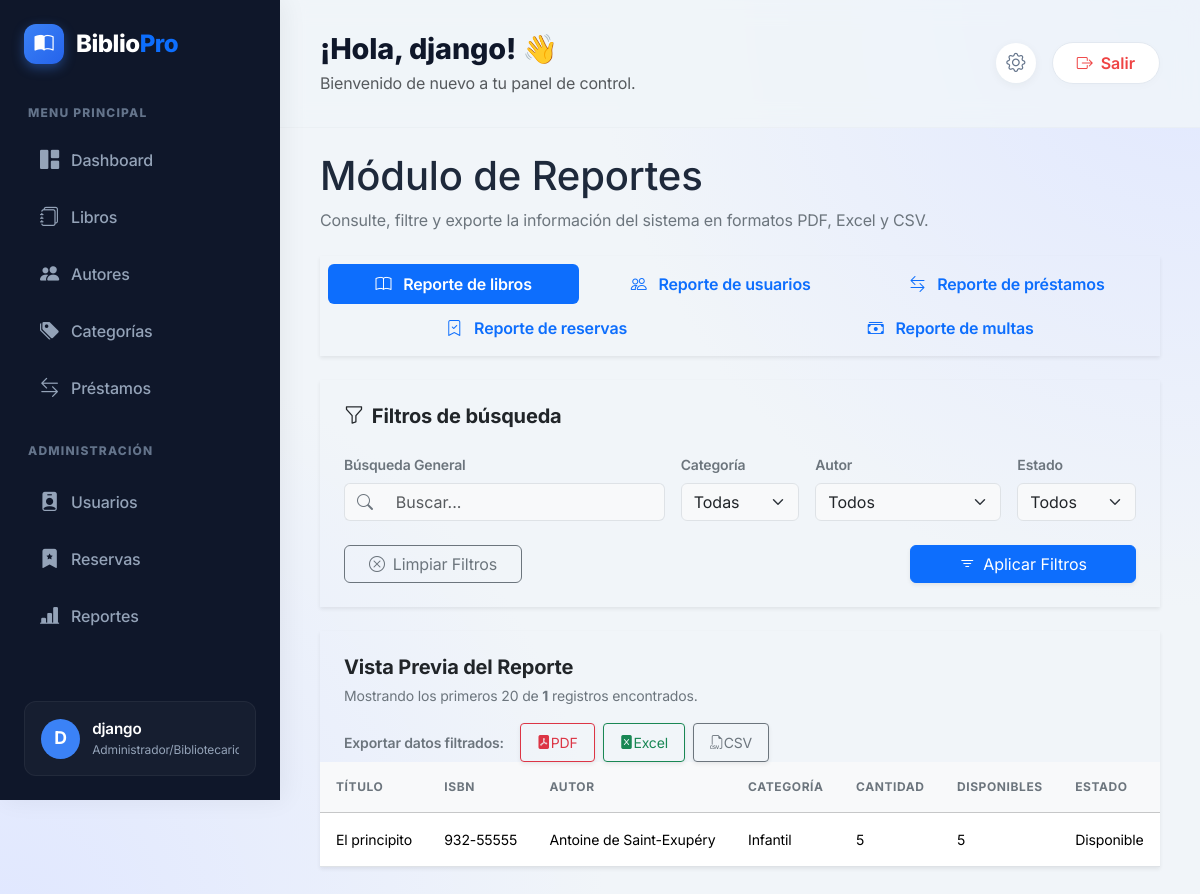
Screenshot of /reportes/ (signed in) with the database file from the repository.
### accounts/models.py (models this page shows, shortened)
class Perfil(models.Model):
    ROLES = (
        ('ADMIN', 'Administrador/Bibliotecario'),
        ('LECTOR', 'Lector'),
    )
    user = models.OneToOneField(User, on_delete=models.CASCADE)
    primer_nombre = models.CharField(max_length=100)
    segundo_nombre = models.CharField(max_length=100, blank=True)
    primer_apellido = models.CharField(max_length=100)
    segundo_apellido = models.CharField(max_length=100, blank=True)
    rol = models.CharField(max_length=20, choices=ROLES, default='LECTOR')
    sancionado = models.BooleanField(default=False)
    activo = models.BooleanField(default=True)

### libros/models.py (models this page shows, shortened)
class Libro(models.Model):
    ESTADOS = [
        ('DISPONIBLE', 'Disponible'),
        ('PRESTADO', 'Prestado'),
        ('RESERVADO', 'Reservado'),
        ('RETRASADO', 'Retrasado'),
    ]
    titulo = models.CharField(
        max_length=200
    )
    isbn = models.CharField(
        max_length=20,
        unique=True
    )
    descripcion = models.TextField()
    autor = models.ForeignKey(
        Autor,
        on_delete=models.CASCADE
    )
    categoria = models.ForeignKey(
        Categoria,
        on_delete=models.CASCADE
    )
    imagen = models.ImageField(
        upload_to='libros/',
        blank=True,
        null=True
    )
    cantidad = models.PositiveIntegerField(
        default=1
    )
    disponibles = models.PositiveIntegerField(
        default=1
    )
    estado = models.CharField(
        max_length=20,
        choices=ESTADOS,
        default='DISPONIBLE'
    )
    fecha_creacion = models.DateTimeField(
        auto_now_add=True
    )

class Autor(models.Model):
    nombre = models.CharField(
        max_length=200
    )

class Categoria(models.Model):
    nombre = models.CharField(
        max_length=200
    )

### reportes/views.py (the view)
# urls.py: path("", views.index, name="index"),
@login_required
def index(request):
    if not request.user.es_bibliotecario:
        return redirect("lista_libros")
    tipo_activo = request.GET.get("tipo", "libros")
    if tipo_activo not in REPORTES:
        tipo_activo = "libros"
    params = request.GET
    queryset = obtener_query(tipo_activo, params)
    total_resultados = queryset.count() if hasattr(queryset, "count") else len(queryset)
    preview_data = queryset[:20] if hasattr(queryset, "count") else queryset
    preview_rows = obtener_filas_desde_query(tipo_activo, preview_data)
    categorias = Categoria.objects.all()
    autores = Autor.objects.all()
    context = {
        "reportes": REPORTES,
        "tipo_activo": tipo_activo,
        "headers": REPORTES[tipo_activo]["headers"],
        "preview_rows": preview_rows,
        "total_resultados": total_resultados,
        "categorias": categorias,
        "autores": autores,
        "filtros": {
            "categoria": params.get("categoria", ""),
            "autor": params.get("autor", ""),
            "estado": params.get("estado", ""),
            "rol": params.get("rol", ""),
            "sancionado": params.get("sancionado", ""),
            "activo": params.get("activo", ""),
            "desde": params.get("desde", ""),
            "hasta": params.get("hasta", ""),
            "search": params.get("search", ""),
        }
    }
    return render(request, "reportes/index.html", context)

### templates/reportes/index.html (shortened to what this page needs)
{% extends "base.html" %}
{% block content %}
<div class="page-header align-items-center mb-4">
  <div>
    <h1 class="fw-extrabold text-indigo-950">Módulo de Reportes</h1>
    <p class="text-secondary mb-0">Consulte, filtre y exporte la información del sistema en formatos PDF, Excel y CSV.</p>
  </div>
</div>
<div class="panel border-0 shadow-sm mb-4">
  <div class="panel-body p-2">
    <ul class="nav nav-pills nav-fill gap-1">
      {% for key, report_info in reportes.items %}
      <li class="nav-item">
        <a class="nav-link py-2.5 fw-semibold {% if tipo_activo == key %}active{% endif %}" href="?tipo={{ key }}">
          {% if key == 'libros' %}<i class="bi bi-book me-2"></i>
          {% elif key == 'usuarios' %}<i class="bi bi-people me-2"></i>
          {% elif key == 'prestamos' %}<i class="bi bi-arrow-left-right me-2"></i>
          {% elif key == 'reservas' %}<i class="bi bi-bookmark-check me-2"></i>
          {% elif key == 'multas' %}<i class="bi bi-cash-stack me-2"></i>
          {% endif %}
          {{ report_info.titulo }}
        </a>
      </li>
      {% endfor %}
    </ul>
  </div>
</div>
<div class="panel border-0 shadow-sm mb-4">
  <div class="panel-header pt-4 px-4 pb-0">
    <h2 class="fs-5 fw-bold text-dark mb-0">
      <i class="bi bi-funnel me-2"></i>Filtros de búsqueda
    </h2>
  </div>
  <div class="panel-body p-4">
    <form method="get" class="row g-3">
      <div class="col-md-5">
        <label for="search" class="form-label fw-semibold small text-secondary">Búsqueda General</label>
        <div class="input-group">
          <span class="input-group-text bg-light border-end-0"><i class="bi bi-search text-secondary"></i></span>
          <input type="text" class="form-control bg-light border-start-0" id="search" name="search" value="{{ filtros.search }}" placeholder="Buscar...">
        </div>
      </div>
      {% if tipo_activo == 'libros' %}
      <div class="col-md-2">
        <label for="categoria" class="form-label fw-semibold small text-secondary">Categoría</label>
        <select class="form-select bg-light" id="categoria" name="categoria">
          <option value="">Todas</option>
        </select>
      </div>
      <div class="col-md-3">
        <label for="autor" class="form-label fw-semibold small text-secondary">Autor</label>
        <select class="form-select bg-light" id="autor" name="autor">
          <option value="">Todos</option>
        </select>
      </div>
      <div class="col-md-2">
        <label for="estado" class="form-label fw-semibold small text-secondary">Estado</label>
        <select class="form-select bg-light" id="estado" name="estado">
          <option value="">Todos</option>
        </select>
      </div>
      {% endif %}
      <div class="col-12 d-flex justify-content-between align-items-center mt-4">
        <a href="?tipo={{ tipo_activo }}" class="btn btn-outline-secondary px-4">
          <i class="bi bi-x-circle me-2"></i>Limpiar Filtros
        </a>
        <button type="submit" class="btn btn-primary px-5 shadow-sm">
          <i class="bi bi-filter me-2"></i>Aplicar Filtros
        </button>
      </div>
    </form>
  </div>
</div>
<div class="panel border-0 shadow-sm table-panel mb-4">
  <div class="panel-header pt-4 px-4 pb-0 d-flex flex-wrap align-items-center justify-content-between gap-3">
    <div>
      <h2 class="fs-5 fw-bold text-dark mb-1">
        Vista Previa del Reporte
      </h2>
      <span class="text-secondary small">Mostrando los primeros 20 de <strong>{{ total_resultados }}</strong> registros encontrados.</span>
    </div>
    <div class="d-flex align-items-center gap-2">
      <span class="fw-semibold text-secondary small me-2">Exportar datos filtrados:</span>
      <a class="btn btn-sm btn-outline-danger d-flex align-items-center gap-1.5 px-3 py-2 shadow-sm" href="{% url 'reportes:exportar' tipo_activo 'pdf' %}?{{ request.GET.urlencode }}">
        <i class="bi bi-file-pdf-fill"></i>
        <span>PDF</span>
      </a>
      <a class="btn btn-sm btn-outline-success d-flex align-items-center gap-1.5 px-3 py-2 shadow-sm" href="{% url 'reportes:exportar' tipo_activo 'excel' %}?{{ request.GET.urlencode }}">
        <i class="bi bi-file-excel-fill"></i>
        <span>Excel</span>
      </a>
      <a class="btn btn-sm btn-outline-secondary d-flex align-items-center gap-1.5 px-3 py-2 shadow-sm" href="{% url 'reportes:exportar' tipo_activo 'csv' %}?{{ request.GET.urlencode }}">
        <i class="bi bi-filetype-csv"></i>
        <span>CSV</span>
      </a>
    </div>
  </div>
  <div class="panel-body p-0">
    <div class="table-responsive">
      <table class="table align-middle table-hover mb-0">
        <thead class="table-light">
          <tr>
            {% for header in headers %}
            <th class="text-secondary small fw-bold text-uppercase py-3 px-3" style="font-size: 0.75rem; letter-spacing: 0.05em;">{{ header }}</th>
            {% endfor %}
          </tr>
        </thead>
        <tbody>
          {% for row in preview_rows %}
          <tr>
            {% for cell in row %}
            <td class="text-indigo-950 px-3 py-3" style="font-size: 0.88rem;">{{ cell }}</td>
            {% endfor %}
          </tr>
          {% endfor %}
        </tbody>
      </table>
    </div>
  </div>
</div>
{% endblock %}

### templates/base.html (shortened to what this page needs)
{% load static %}
<!DOCTYPE html>
<html lang="es">
<head>
    <link href="https://cdn.jsdelivr.net/npm/bootstrap@5.3.3/dist/css/bootstrap.min.css" rel="stylesheet">
    <link rel="stylesheet" href="{% static 'css/style.css' %}">
    <link rel="stylesheet" href="{% static 'css/app.css' %}">
    <link rel="stylesheet" href="https://cdn.jsdelivr.net/npm/bootstrap-icons@1.11.3/font/bootstrap-icons.min.css">
</head>
<body class="bg-gradient-modern">
    {% if user.is_authenticated %}
    <div class="app-layout">
        <aside class="modern-sidebar">
            <div class="sidebar-brand">
                <div class="brand-icon"><i class="bi bi-book-half"></i></div>
                <h3 class="brand-text">Biblio<span class="text-primary">Pro</span></h3>
            </div>
            <p class="sidebar-heading">MENU PRINCIPAL</p>
            <ul class="nav flex-column sidebar-nav">
                <li class="nav-item">
                    <a href="{% url 'dashboard' %}" class="nav-link {% if request.resolver_match.url_name == 'dashboard' %}active{% endif %}">
                        <i class="bi bi-grid-1x2-fill"></i><span>Dashboard</span>
                    </a>
                </li>
                <li class="nav-item">
                    <a href="{% url 'lista_libros' %}" class="nav-link {% if 'libro' in request.resolver_match.url_name %}active{% endif %}">
                        <i class="bi bi-journals"></i><span>Libros</span>
                    </a>
                </li>
                <li class="nav-item">
                    <a href="{% url 'lista_autores' %}" class="nav-link {% if 'autor' in request.resolver_match.url_name %}active{% endif %}">
                        <i class="bi bi-people-fill"></i><span>Autores</span>
                    </a>
                </li>
                <li class="nav-item">
                    <a href="{% url 'lista_categorias' %}" class="nav-link {% if 'categoria' in request.resolver_match.url_name %}active{% endif %}">
                        <i class="bi bi-tags-fill"></i><span>Categorías</span>
                    </a>
                </li>
                <li class="nav-item">
                    <a href="{% url 'lista_prestamos' %}" class="nav-link {% if 'prestamo' in request.resolver_match.url_name %}active{% endif %}">
                        <i class="bi bi-arrow-left-right"></i><span>Préstamos</span>
                    </a>
                </li>
                {% if user.perfil.rol == 'ADMIN' %}
                <p class="sidebar-heading mt-4">ADMINISTRACIÓN</p>
                <li class="nav-item">
                    <a href="{% url 'usuarios' %}" class="nav-link {% if 'usuario' in request.resolver_match.url_name %}active{% endif %}">
                        <i class="bi bi-person-badge-fill"></i><span>Usuarios</span>
                    </a>
                </li>
                <li class="nav-item">
                    <a href="{% url 'reservas:list' %}" class="nav-link {% if 'reserva' in request.resolver_match.url_name %}active{% endif %}">
                        <i class="bi bi-bookmark-star-fill"></i><span>Reservas</span>
                    </a>
                </li>
                <li class="nav-item">
                    <a href="{% url 'reportes:index' %}" class="nav-link {% if 'reporte' in request.resolver_match.url_name %}active{% endif %}">
                        <i class="bi bi-bar-chart-line-fill"></i><span>Reportes</span>
                    </a>
                </li>
                {% endif %}
            </ul>
            <div class="sidebar-footer mt-auto">
                <div class="user-info-card">
                    <div class="user-avatar">{{ user.username|make_list|first|upper }}</div>
                    <div class="user-details">
                        <span class="user-name">{{ user.first_name|default:user.username }}</span>
                        <span class="user-role">{{ user.perfil.get_rol_display }}</span>
                    </div>
                </div>
            </div>
        </aside>
        <main class="main-content-wrapper">
            <header class="modern-topbar">
                <div class="topbar-left">
                    <h2 class="page-greeting">¡Hola, {{ user.first_name|default:user.username }}! 👋</h2>
                    <p class="page-subtitle text-muted mb-0">Bienvenido de nuevo a tu panel de control.</p>
                </div>
                <div class="topbar-right">
                    <a href="{% url 'perfil' %}" class="btn-icon" data-bs-toggle="tooltip" title="Mi Perfil">
                        <i class="bi bi-gear"></i>
                    </a>
                    <form method="POST" action="{% url 'logout' %}" class="d-inline">
                        <button type="submit" class="btn btn-logout rounded-pill px-4">
                            <i class="bi bi-box-arrow-right me-2"></i>Salir
                        </button>
                    </form>
                </div>
            </header>
            <div class="content-area mt-4">
                {% block content %}{% endblock %}
            </div>
        </main>
    </div>
    {% else %}
    <div class="auth-layout">
        {% block auth_content %}{% endblock %}
    </div>
    {% endif %}
</body>
</html>

### rows the page displays
Libro: row "El principito" "932-55555"
Autor: row "Antoine de Saint-Exupéry"
Categoria: row "Infantil"

### other values shown
{{ user.username|make_list|first|upper }} "D"
{{ user.first_name|default:user.username }} "django"
{{ report_info.titulo }} "Reporte de libros" "Reporte de usuarios" "Reporte de préstamos" "Reporte de reservas" "Reporte de multas"
{{ total_resultados }} "1"
{{ header }} "TÍTULO" "ISBN" "AUTOR" "CATEGORÍA" "CANTIDAD" "DISPONIBLES" "ESTADO"
{{ cell }} "5" "5" "Disponible"
